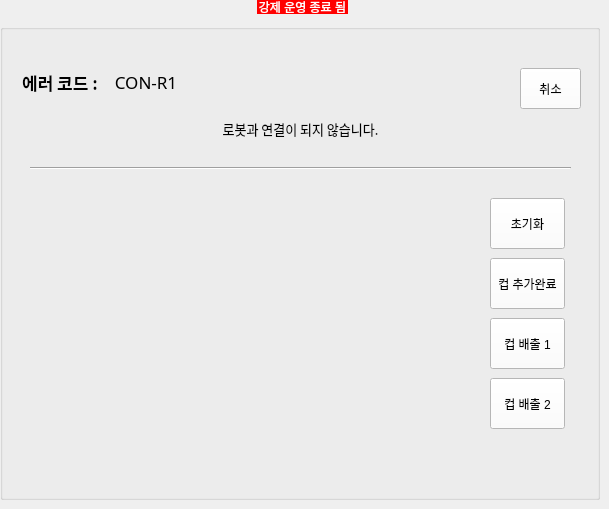
   <widget class="QWidget" name="PAGE_SUPER_STOP">
    <widget class="QGroupBox" name="groupBox_3">
     <property name="geometry">
      <rect>
       <x>0</x>
       <y>0</y>
       <width>600</width>
       <height>500</height>
      </rect>
     </property>
     <property name="styleSheet">
      <string notr="true">QGroupBox  {
    margin-top: 10px;
	font: 20pt &quot;함초롬돋움&quot;;
}

QGroupBox::title  {
    subcontrol-origin: margin;
    subcontrol-position: top center;
    padding: 10px 8000px 10px 8000px;
    background-color: red;
    color: rgb(255, 255, 255);
}
QComboBox{
	font: 10pt &quot;함초롬돋움&quot;;
	background-color: #ffffff
}
QPushButton{
	font: 10pt &quot;함초롬돋움&quot;;
	background-color: #ffffff
}
QLineEdit{
	font: 10pt &quot;함초롬돋움&quot;;
	background-color: #ffffff
}
QListWidget{
	font: 10pt &quot;함초롬돋움&quot;;
	background-color: #ffffff
}
QCheckBox{
	font: 10pt &quot;함초롬돋움&quot;;
}



</string>
     </property>
     <property name="title">
      <string>강제 운영 종료 됨</string>
     </property>
     <widget class="QStackedWidget" name="SW_SS">
      <property name="geometry">
       <rect>
        <x>0</x>
        <y>58</y>
        <width>600</width>
        <height>441</height>
       </rect>
      </property>
      <property name="styleSheet">
       <string notr="true"/>
      </property>
      <property name="currentIndex">
       <number>0</number>
      </property>
      <widget class="QWidget" name="SUPERSTOP">
       <widget class="QLabel" name="LB_SS_DETAIL">
        <property name="geometry">
         <rect>
          <x>30</x>
          <y>40</y>
          <width>541</width>
          <height>61</height>
         </rect>
        </property>
        <property name="font">
         <font>
          <family>함초롬돋움</family>
          <pointsize>10</pointsize>
         </font>
        </property>
        <property name="text">
         <string>로봇과 연결이 되지 않습니다.</string>
        </property>
        <property name="alignment">
         <set>Qt::AlignCenter</set>
        </property>
       </widget>
       <widget class="Line" name="line_4">
        <property name="geometry">
         <rect>
          <x>30</x>
          <y>100</y>
          <width>541</width>
          <height>20</height>
         </rect>
        </property>
        <property name="orientation">
         <enum>Qt::Horizontal</enum>
        </property>
       </widget>
       <widget class="QPushButton" name="BTN_SS_CANCEL">
        <property name="geometry">
         <rect>
          <x>520</x>
          <y>10</y>
          <width>61</width>
          <height>41</height>
         </rect>
        </property>
        <property name="text">
         <string>취소</string>
        </property>
       </widget>
       <widget class="QStackedWidget" name="SW_SS_DETAIL">
        <property name="geometry">
         <rect>
          <x>10</x>
          <y>120</y>
          <width>581</width>
          <height>291</height>
         </rect>
        </property>
        <widget class="QWidget" name="ROBOT1_4">
         <widget class="QLabel" name="IMAGE_SS">
          <property name="geometry">
           <rect>
            <x>20</x>
            <y>10</y>
            <width>450</width>
            <height>250</height>
           </rect>
          </property>
          <property name="text">
           <string/>
          </property>
          <property name="pixmap">
           <pixmap resource="resource.qrc">:/build/image/error/pof.png</pixmap>
          </property>
          <property name="scaledContents">
           <bool>true</bool>
          </property>
          <property name="alignment">
           <set>Qt::AlignCenter</set>
          </property>
         </widget>
         <widget class="QPushButton" name="BTN_SS">
          <property name="geometry">
           <rect>
            <x>480</x>
            <y>80</y>
            <width>75</width>
            <height>51</height>
           </rect>
          </property>
          <property name="text">
           <string>컵 추가완료</string>
          </property>
         </widget>
         <widget class="QPushButton" name="BTN_SS_INIT">
          <property name="geometry">
           <rect>
            <x>480</x>
            <y>20</y>
            <width>75</width>
            <height>51</height>
           </rect>
          </property>
          <property name="text">
           <string>초기화</string>
          </property>
         </widget>
         <widget class="QPushButton" name="BTN_SS_2">
          <property name="geometry">
           <rect>
            <x>480</x>
            <y>140</y>
            <width>75</width>
            <height>51</height>
           </rect>
          </property>
          <property name="text">
           <string>컵 배출 1</string>
          </property>
         </widget>
         <widget class="QPushButton" name="BTN_SS_3">
          <property name="geometry">
           <rect>
            <x>480</x>
            <y>200</y>
            <width>75</width>
            <height>51</height>
           </rect>
          </property>
          <property name="text">
           <string>컵 배출 2</string>
          </property>
         </widget>
        </widget>
       </widget>
       <widget class="QWidget" name="layoutWidget_3">
        <property name="geometry">
         <rect>
          <x>20</x>
          <y>10</y>
          <width>166</width>
          <height>28</height>
         </rect>
        </property>
        <layout class="QHBoxLayout" name="horizontalLayout_4">
         <item>
          <widget class="QLabel" name="label_4">
           <property name="font">
            <font>
             <family>함초롬돋움</family>
             <pointsize>13</pointsize>
             <weight>75</weight>
             <bold>true</bold>
            </font>
           </property>
           <property name="text">
            <string>에러 코드 :</string>
           </property>
           <property name="alignment">
            <set>Qt::AlignCenter</set>
           </property>
          </widget>
         </item>
         <item>
          <widget class="QLabel" name="LB_SS_ERROR_CODE">
           <property name="font">
            <font>
             <family>함초롬돋움</family>
             <pointsize>13</pointsize>
            </font>
           </property>
           <property name="text">
            <string>CON-R1</string>
           </property>
           <property name="alignment">
            <set>Qt::AlignCenter</set>
           </property>
          </widget>
         </item>
        </layout>
       </widget>
      </widget>
     </widget>
    </widget>
   </widget>
